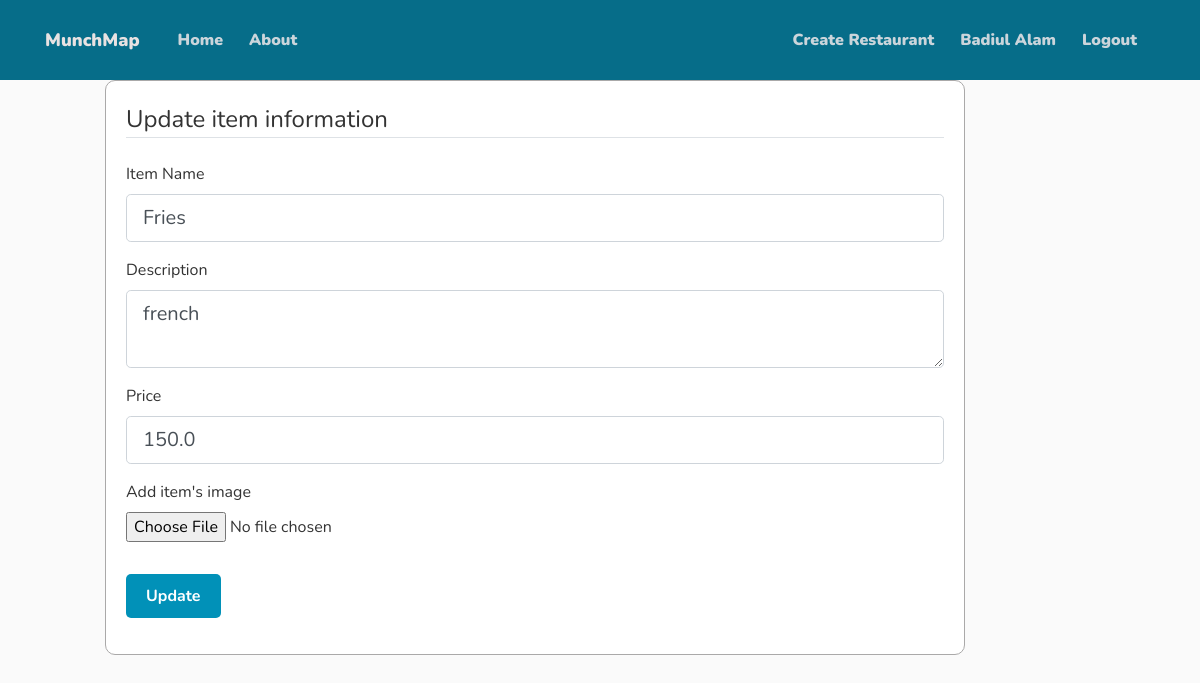
The page /food/2/update (signed in) on the database its author committed.
### website/models.py (models this page shows, shortened)
class User(db.Model, UserMixin):
    id = db.Column(db.Integer, primary_key=True)
    username = db.Column(db.String(20), unique=True, nullable=False)
    email = db.Column(db.String(120), unique=True, nullable=False)
    image_file = db.Column(db.String(20), nullable=False,
                           default='default.jpg')
    password = db.Column(db.String(60), nullable=False)
    restaurants = db.relationship('Restaurant', backref='owner', lazy=True)
    restaurant_reviews = db.relationship(
        'RestaurantReview', backref='reviewer', lazy=True)
    food_reviews = db.relationship('FoodReview', backref='reviewer', lazy=True)

class Food(db.Model):
    id = db.Column(db.Integer, primary_key=True)
    name = db.Column(db.String(100), nullable=False)
    restaurant_id = db.Column(db.Integer, db.ForeignKey(
        'restaurant.id'), nullable=False)
    image_file = db.Column(db.String(20), nullable=False,
                           default='default.jpg')
    rating = db.Column(db.Float, default=0.0)
    description = db.Column(db.Text, nullable=False, default='No description')
    reviews = db.relationship('FoodReview', backref='review_for', lazy=True)
    rating_count = db.Column(db.Float, nullable=False, default=0.0)
    total_rating = db.Column(db.Float, nullable=False, default=0.0)
    rating = db.Column(db.Float, nullable=False, default=0.0)
    price = db.Column(db.Float, nullable=False, default=0.0)

### website/foods/routes.py (the view)
@foods.route("/food/<int:food_id>/update", methods=['GET', 'POST'])
@login_required
def update_food(food_id):
    food = Food.query.get_or_404(food_id)
    if food.belong_to.owner != current_user:
        abort(403)
    form = UpdateForm()
    if form.validate_on_submit():
        food.name = form.name.data
        food.description = form.description.data
        food.price = form.price.data
        if form.picture.data:
            picture_file = save_picture(form.picture.data)
            food.image_file = picture_file
        db.session.commit()
        flash('Info has been updated!', 'success')
        return redirect(url_for('foods.food', food_id=food.id))
    elif request.method == 'GET':
        form.name.data = food.name
        form.description.data = food.description
        form.price.data = food.price
    return render_template('add_item.html', title='Update item',
                           form=form, legend='Update item information')

### website/foods/forms.py
class UpdateForm(FlaskForm):
    name = StringField('Item Name', validators=[DataRequired()])
    description = TextAreaField('Description', validators=[DataRequired()])
    price = FloatField('Price', validators=[DataRequired()])
    picture = FileField('Add item\'s image', validators=[
                        FileAllowed(['jpg', 'png', 'jpeg', 'webp'])])
    submit = SubmitField('Update')

### website/models.py (called while the page is built)
@login_manager.user_loader
def load_user(user_id):
    return User.query.get(int(user_id))

### website/templates/add_item.html (shortened to what this page needs)
{% extends "layout.html" %} {% block content %}
<div class="rest-content-section">
  <form method="POST" action="" enctype="multipart/form-data">
    <fieldset class="form-group">
      <legend class="border-bottom mb-4">{{ legend }}</legend>
      <div class="form-group">
        {{ form.name.label(class="form-control-label") }} {% if form.name.errors
        %} {{ form.name(class="form-control form-control-lg is-invalid") }}
        <div class="invalid-feedback">
          {% for error in form.name.errors %}
          <span>{{ error }}</span>
          {% endfor %}
        </div>
        {% else %} {{ form.name(class="form-control form-control-lg") }} {%
        endif %}
      </div>
      <div class="form-group">
        {{ form.description.label(class="form-control-label") }} {% if
        form.description.errors %} {{ form.description(class="form-control
        form-control-lg is-invalid") }}
        <div class="invalid-feedback">
          {% for error in form.description.errors %}
          <span>{{ error }}</span>
          {% endfor %}
        </div>
        {% else %} {{ form.description(class="form-control form-control-lg") }}
        {% endif %}
      </div>
      <div class="form-group">
        {{ form.price.label(class="form-control-label") }} {% if
        form.price.errors %} {{ form.price(class="form-control form-control-lg
        is-invalid") }}
        <div class="invalid-feedback">
          {% for error in form.price.errors %}
          <span>{{ error }}</span>
          {% endfor %}
        </div>
        {% else %} {{ form.price(class="form-control form-control-lg") }} {%
        endif %}
      </div>
      <div class="form-group">
        {{ form.picture.label() }} {{ form.picture(class="form-control-file") }}
      </div>
    </fieldset>
    <div class="form-group">
      {{ form.submit(class="btn btn-outline-info") }}
    </div>
  </form>
</div>
{% endblock content %}

### website/templates/layout.html (shortened to what this page needs)
<!DOCTYPE html>
<html>
  <head>
    <link
      rel="stylesheet"
      href="https://maxcdn.bootstrapcdn.com/bootstrap/4.0.0/css/bootstrap.min.css"
    />
    <link
      rel="stylesheet"
      type="text/css"
      href="{{ url_for('static', filename='main.css') }}"
    />
    <link
      rel="stylesheet"
      href="https://cdnjs.cloudflare.com/ajax/libs/font-awesome/5.15.3/css/all.min.css"
    />
  </head>
  <body>
    <header class="site-header">
      <nav class="navbar navbar-expand-md navbar-dark bg-steel fixed-top">
        <div class="container">
          <a class="navbar-brand mr-8" href="/">MunchMap</a>
          <div class="collapse navbar-collapse" id="navbarToggle">
            <div class="navbar-nav mr-auto">
              <a class="nav-item nav-link" href="{{ url_for('main.home') }}"
                >Home</a
              >
              <a class="nav-item nav-link" href="{{ url_for('main.about') }}"
                >About</a
              >
            </div>
            <div class="navbar-nav">
              {% if current_user.is_authenticated %}
              <a
                class="nav-item nav-link"
                href="{{ url_for('restaurants.new_restaurant') }}"
                >Create Restaurant</a
              >
              <a class="nav-item nav-link" href="{{ url_for('users.account') }}"
                >{{ current_user.username }}</a
              >
              <a class="nav-item nav-link" href="{{ url_for('users.logout') }}"
                >Logout</a
              >
              {% endif %}
            </div>
          </div>
        </div>
      </nav>
    </header>
    <main role="main" class="container">
      <div class="row">
        <div class="col-md-10">
           {% block content %}{% endblock
          %}
        </div>
      </div>
    </main>
  </body>
</html>

### website/static/main.css (style rules this page uses)
* { font-family: "Nunito", sans-serif; margin: 0; padding: 0; box-sizing: border-box; outline: none; border: none; text-decoration: none; transition: all 0.2s linear; }
html { overflow-x: hidden; scroll-behavior: smooth; scroll-padding-top: 6rem; }
body { background: #fafafa; color: #333333; margin-top: 5rem; }
a { color: black; font-size: large; font-weight: 1000; }
.bg-steel { background-color: #066d89; height: 80px; position: absolute; transition: transform 0.3s ease; top: 0; left: 0; width: 100%; }
.site-header .navbar-nav .nav-link { color: #cbd5db; font-size: medium; margin-right: 10px; }
.site-header .navbar-brand { color: rgb(232, 226, 226); font-size: large; margin-right: 30px; border: #1f2223; }
.rest-content-section { align-self: center; background: #ffffff; padding: 20px; border: 1px solid #aaa9a9; border-radius: 10px; margin-left: 60px; margin-right: auto; }
.btn { display: inline-block; padding: 10px 20px; font-size: 16px; font-weight: bold; text-align: center; text-decoration: none; border-radius: 5px; border: none; background-color: #0191b8; color: #ffffff; cursor: pointer; transition: background-color 0.3s ease; }

### rows shown on the page
User: username "Badiul Alam"
Food: name "Fries", description "french", price "150.0"

### other values the page prints
{{ legend }} "Update item information"
